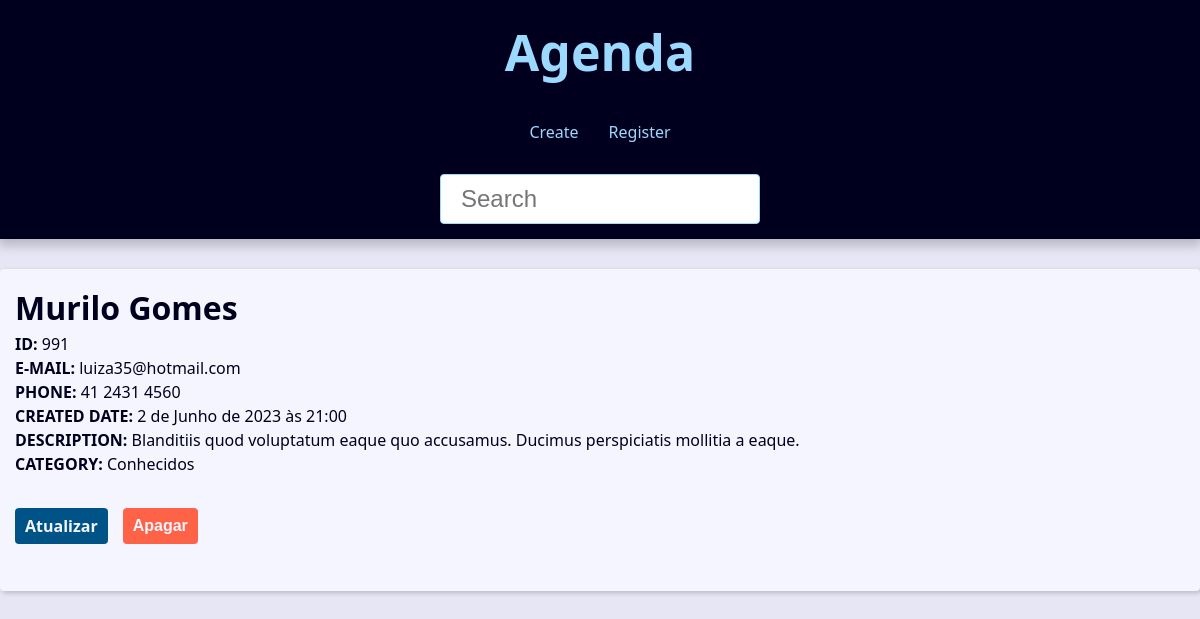
Page /contato/991/detail on the committed database.
### contact/models.py (models this page shows, shortened)
class contact(models.Model):
    first_name = models.CharField(max_length=20)
    last_name = models.CharField(max_length=20)
    phone = models.CharField(max_length=15,verbose_name='Telefone')
    email = models.EmailField(max_length=254, blank=True)
    created_date = models.DateTimeField(default=timezone.now)
    description = models.TextField(blank=True)
    show = models.BooleanField(default=True)
    picture = models.ImageField(blank=True, upload_to='pictures/%Y/%m/')
    category = models.ForeignKey(Category, on_delete=models.SET_NULL,blank=True, null=True)
    owner = models.ForeignKey(User, on_delete=models.SET_NULL,blank=True, null=True)

class Category(models.Model):
    class Meta:
        verbose_name = 'Category'
        verbose_name_plural = 'Categories'
    name = models.CharField(max_length=20)
    def __str__(self) -> str:
        return (f'{self.name}')

### contact/views/contact_views.py (the view)
# urls.py: path('contato/<int:contact_id>/detail', views.contatos, name='contatos'), #Read
def contatos(request, contact_id):
    single_contact = get_object_or_404(contact.objects, pk=contact_id, show=True)
    site_nome = f'{single_contact.first_name} {single_contact.last_name} - '
    context = {
        'pagina_contato' : single_contact,
        'site_nome' : site_nome
    }
    return render(request,
                'contact/contact.html',
                context,
                )

### contact/templates/contact/contact.html (shortened to what this page needs)
{% extends "base.html" %}
{% block content %}
    <div class="sigle-contact">
        <h1 class="single-contact-name">
            {{pagina_contato.first_name}} {{pagina_contato.last_name}}
        </h1>
            <p>
                <b>ID: </b>
                {{pagina_contato.id}}
            </p>
            <p>
                <b>E-MAIL: </b>
                {{pagina_contato.email}}
            </p>
            <p>
                <b>PHONE: </b>
                {{pagina_contato.phone}}
            </p>
            <p>
                <b>CREATED DATE: </b>
                {{pagina_contato.created_date}}
            </p>
            <p>
                <b>DESCRIPTION:</b>
                {{pagina_contato.description}}
            </p>
            <p>
                <b>CATEGORY: </b>
                {{pagina_contato.category}}
            </p>
            <div class="contact-links">
                <a class="btn btn-link" href="{% url 'contact:update' pagina_contato.id %}">Atualizar</a>
                <form action="{% url 'contact:delete' pagina_contato.id %}" method="post">
                    {% if confirmation == 'no' %}
                        <input type="hidden" name="confirmation" value="yes">
                        <button class="btn btn-link btn-confirmar" type="submit">Confirmação</button>
                        {% else %}
                        <button class="btn btn-link btn-delete" type="submit">Apagar</button>
                    {% endif %}
                </form>
            </div>
    </div>
{% endblock content %}

### base/static/global/css/style.css (style rules this page uses)
:root { --spacing: 1.5rem; --link-dark-color: rgb(0, 83, 134); --link-light-color: rgb(156, 217, 255); --clr-white: rgb(245, 245, 255); --clr-black: rgb(0, 0, 30); --clr-light-gray: rgb(230, 230, 245); --clr-dark-shadow-5: rgba(0, 0, 10, 5%); --clr-dark-shadow-10: rgba(0, 0, 10, 10%); --clr-dark-shadow-20: rgba(0, 0, 10, 20%); --clr-light-shadow-5: rgba(200, 200, 255, 5%); --clr-light-shadow-10: rgba(200, 200, 255, 10%); --clr-light-shadow-20: rgba(200, 200, 255, 20%); --main-page-width: 120rem; --table-min-width: 60rem; --biggest-font-size: 5rem; --bigger-font-size: 4rem; --big-font-size: 3.2rem; --medium-font-size: 2.4rem; --small-font-size: 1.6rem; --smaller-font-size: 1.4rem; --smallest-font-size: 1.2rem; --transition-fast: 300ms; --transition-medium: 600ms; --transition-slow: 1s; --default-border-radius: 4px; }
*, *::before, *::after { margin: 0; padding: 0; box-sizing: border-box; }
html { font-size: 62.5%; }
body { font-family: system-ui, -apple-system, BlinkMacSystemFont, 'Segoe UI', Roboto, Oxygen, Ubuntu, Cantarell, 'Open Sans', 'Helvetica Neue', sans-serif; line-height: 1.5; font-size: var(--small-font-size); color: var(--clr-black); -webkit-font-smoothing: antialiased; background: var(--clr-light-gray); }
.btn { background-color: var(--link-dark-color); color: var(--clr-white); font-weight: bold; border: none; padding: 1rem 3rem; border-radius: var(--default-border-radius); cursor: pointer; transition: filter var(--transition-fast) ease-in-out; }
.contact-links { margin-block: calc(var(--small-font-size) * 2); display: flex; align-items: center; gap: 0 var(--spacing); }
.btn-link { font-size: var(--small-font-size); text-decoration: none; font-weight: bold; padding: 1rem; display: block; line-height: var(--small-font-size); }
.btn-delete { background: tomato; }

### rows in the picture
contact: first_name "Murilo", last_name "Gomes", id "991", email "luiza35@hotmail.com", phone "41 2431 4560", created_date "2 de Junho de 2023 às 21:00", description "Blanditiis quod voluptatum eaque quo accusamus. Ducimus perspiciatis mollitia a eaque.", category "Conhecidos"
